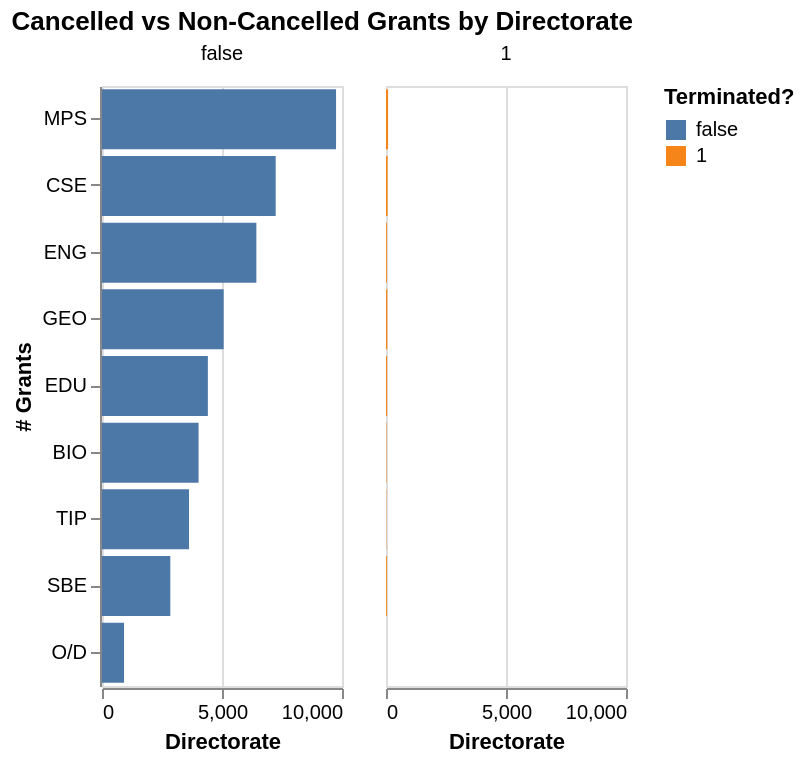

The notebook cell saved with this chart:
### Code cell
chart_q3 = (
    alt.Chart(dir_summary, title="Cancelled vs Non-Cancelled Grants by Directorate")
    .mark_bar()
    .encode(
        x=alt.X("n_grants:Q", title="Directorate"),
        y=alt.Y("dir_abbr:N",sort = "-x", title="# Grants"),
        color=alt.Color("status:N", title="Terminated?"),
        column=alt.Column("status:N", title="")
    )
    .properties(width=120, height=300)
)
chart_q3

### Figure 1 — Vega-Lite specification as saved in the notebook (floating-point values rounded to 4 significant figures)
{"config": {"view": {"continuousWidth": 300, "continuousHeight": 300}}, "data": {"name": "data-c5166bf818a3feb19eaf69672ae99195"}, "mark": {"type": "bar"}, "encoding": {"color": {"field": "status", "title": "Terminated?", "type": "nominal"}, "column": {"field": "status", "title": "", "type": "nominal"}, "x": {"field": "n_grants", "title": "Directorate", "type": "quantitative"}, "y": {"field": "dir_abbr", "sort": "-x", "title": "# Grants", "type": "nominal"}}, "height": 300, "title": "Cancelled vs Non-Cancelled Grants by Directorate", "width": 120, "$schema": "https://vega.github.io/schema/vega-lite/v5.8.0.json", "datasets": {"data-c5166bf818a3feb19eaf69672ae99195": [{"dir_abbr": "BIO", "status": false, "n_grants": 4024, "total_amount": 2933000000.0}, {"dir_abbr": "BIO", "status": 1.0, "n_grants": 19, "total_amount": 12220000.0}, {"dir_abbr": "CSE", "status": false, "n_grants": 7237, "total_amount": 3913000000.0}, {"dir_abbr": "CSE", "status": 1.0, "n_grants": 66, "total_amount": 30760000.0}, {"dir_abbr": "EDU", "status": false, "n_grants": 4411, "total_amount": 4019000000.0}, {"dir_abbr": "EDU", "status": 1.0, "n_grants": 45, "total_amount": 47680000.0}, {"dir_abbr": "ENG", "status": false, "n_grants": 6432, "total_amount": 2884000000.0}, {"dir_abbr": "ENG", "status": 1.0, "n_grants": 37, "total_amount": 20000000.0}, {"dir_abbr": "GEO", "status": false, "n_grants": 5069, "total_amount": 3069000000.0}, {"dir_abbr": "GEO", "status": 1.0, "n_grants": 53, "total_amount": 41420000.0}, {"dir_abbr": "MPS", "status": false, "n_grants": 9752, "total_amount": 4879000000.0}, {"dir_abbr": "MPS", "status": 1.0, "n_grants": 86, "total_amount": 40380000.0}, {"dir_abbr": "O/D", "status": false, "n_grants": 919, "total_amount": 947200000.0}, {"dir_abbr": "SBE", "status": false, "n_grants": 2847, "total_amount": 828100000.0}, {"dir_abbr": "SBE", "status": 1.0, "n_grants": 38, "total_amount": 13390000.0}, {"dir_abbr": "TIP", "status": false, "n_grants": 3626, "total_amount": 2141000000.0}, {"dir_abbr": "TIP", "status": 1.0, "n_grants": 12, "total_amount": 5697000.0}]}}
